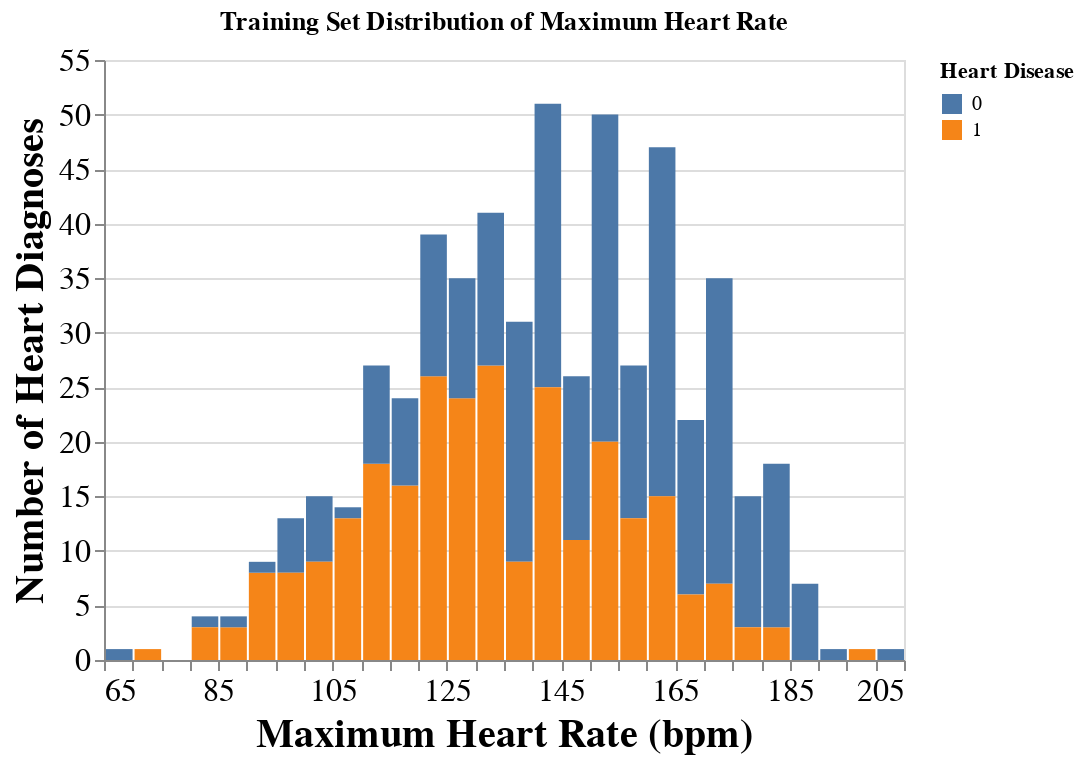

Source (notebook cell):
### Markdown cell above
As seen in the plot above, there seems to be a connection between high blood sugar and presence of heart disease. There seems to be a higher proportion of heart disease when the patient's fasting blood sugar is higher than 120mg/dl than when it is under 120mg/dl. For this reason, Fasting Blood Sugar will be included in the classifier.

### Code cell
maxhr_plot = (
    alt.Chart(heart_data_training, title="Training Set Distribution of Maximum Heart Rate")
    .mark_bar()
    .encode(
        x=alt.X("MaxHR",bin=alt.Bin(maxbins=30),title="Maximum Heart Rate (bpm)",scale=alt.Scale(zero=False)),
        y=alt.Y("count(HeartDisease)",title="Number of Heart Diagnoses"),
        fill=alt.Fill("HeartDisease:N", title="Heart Disease")
    )
    .configure_axis(titleFontSize=20,labelFontSize=16)

)
maxhr_plot

### Figure 1 — Vega-Lite specification as saved in the notebook (floating-point values rounded to 4 significant figures; data arrays with more than 128 entries replaced by an {"elided": "..."} marker saying what was removed)
{"$schema": "https://vega.github.io/schema/vega-lite/v4.17.0.json", "config": {"axis": {"labelFontSize": 16, "titleFontSize": 20}, "view": {"continuousHeight": 300, "continuousWidth": 400}}, "data": {"name": "data-965f26aaa0a06bf333f272b0ffb5f3a8"}, "datasets": {"data-965f26aaa0a06bf333f272b0ffb5f3a8": {"elided": "559 records"}}, "encoding": {"fill": {"field": "HeartDisease", "title": "Heart Disease", "type": "nominal"}, "x": {"bin": {"maxbins": 30}, "field": "MaxHR", "scale": {"zero": false}, "title": "Maximum Heart Rate (bpm)", "type": "quantitative"}, "y": {"aggregate": "count", "field": "HeartDisease", "title": "Number of Heart Diagnoses", "type": "quantitative"}}, "mark": "bar", "title": "Training Set Distribution of Maximum Heart Rate"}
